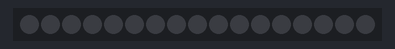
Bench run of a sketch on a simulated ESP32. Shown: 17 RGB LEDs in strip order, left to right. Dim RGB values are drawn brighter than linear.

Above: at 0.1 s.
At 1.1 s:
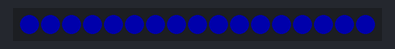
At 2.1 s:
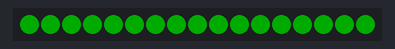
At 3.1 s:
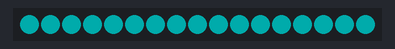
At 5.1 s:
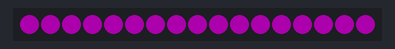
At 7.1 s:
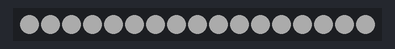

Measured:
- by itself, everything shown: repeats every 8.0 s, in 8 steps
- what the display in image 1 shows lasts 1.0 s, from 1.0 s to 2.0 s

The sketch:

SmartHaretaNeoPixelTest.ino
```cpp
#include <FastLED.h>

#define NUM_LEDS 17
#define DATA_PIN 27

CRGB leds[NUM_LEDS];

void setup()
{
  FastLED.addLeds<WS2812B, DATA_PIN, GRB>(leds, NUM_LEDS);
}

void loop(void)
{
  static int cnt;
  int i;

  for (i = 0; i < 17; i++) {
    leds[i] = CRGB(
                (cnt & 4) ? 0x30 : 0x00,
                (cnt & 2) ? 0x30 : 0x00,
                (cnt & 1) ? 0x30 : 0x00);
  }
  FastLED.show();
  cnt++;
  delay(1000);
}
```
